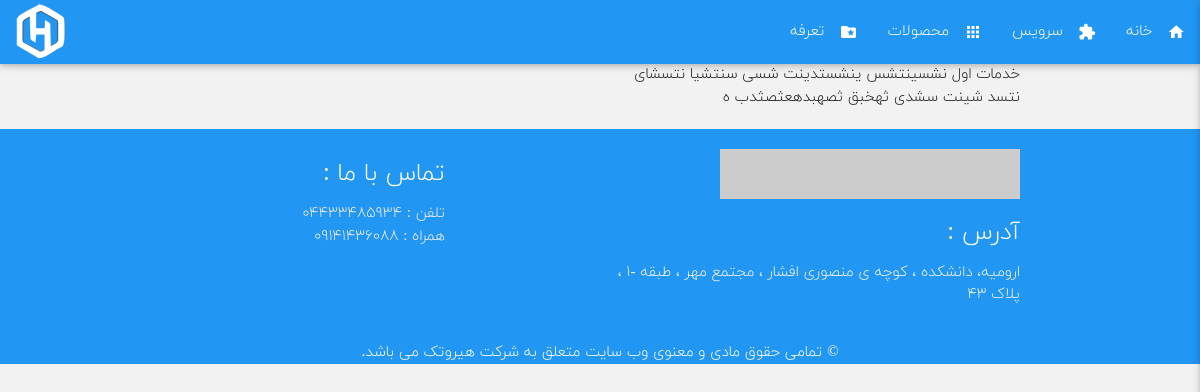
The app's page /service/ with its own data.
### app/models.py (models this page shows, shortened)
class Service(models.Model):
    name = models.CharField(max_length=80)
    desc = models.TextField()
    date = models.DateTimeField()

### app/views.py (the view)
# urls.py: path('service/', appview.service),
def service(request):
    services = Service.objects.all()
    return render(request, 'app/service.html', {'services':services})

### app/templates/app/service.html
{% extends 'app/base.html' %}
{% load static %}
{% block content %}
<div class="container">
    <div class="row">
        {% for service in services %}
            <div class="col s6 m6 l6 xl6">
                {{ service.name }}
                {{ service.desc }}
            </div>
        {% endfor %}
    </div>
</div>
{% endblock %}

### app/static/app/css/style.css (style rules this page uses)
body { font-family: 'IRANYekanWeb-Light'!important; text-align: right !important; background-color: #eeeeeec2 !important; }

### records on screen
Service: name "خدمات اول", desc "نشسینتشس ینشستدینت شسی سنتشیا نتسشای نتسد شینت سشدی ثهخبق ثصهبدهعثصثدب ه"
